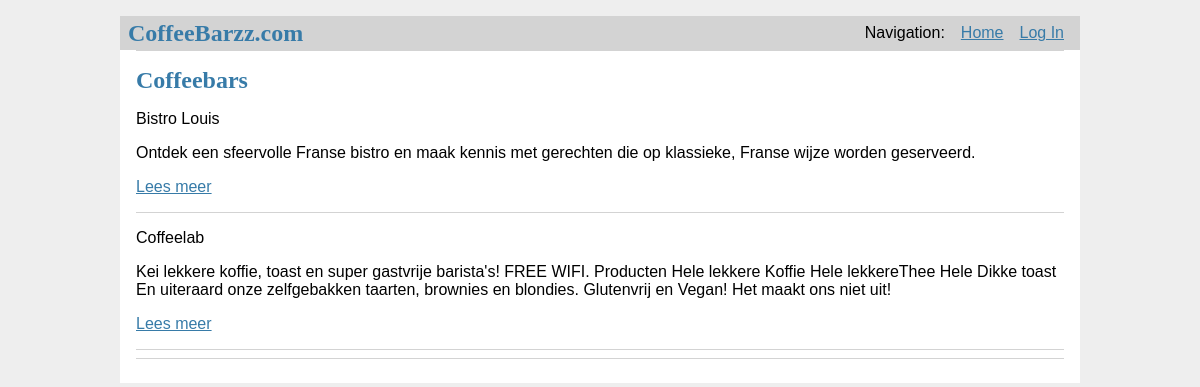
The page /coffeebar on the database its author committed.
### final_coffee_app/models.py (models this page shows, shortened)
class CoffeeBar(Base):
    __tablename__ = 'coffeebar'
    id = Column(Integer, primary_key=True)
    name = Column(String)
    intro = Column(String)
    description = Column(String)
    image = Column(String)
    rating = Column(Integer)

### final_coffee_app/controllers.py (the view)
@app.route('/coffeebar')
def list():
    coffeebars = CoffeeBar.query.all()
    return render_template('index.html',coffeebars=coffeebars)

### final_coffee_app/templates/index.html
{% extends 'base.html' %}
{% block content %}
  <h1>Coffeebars</h1>
  {% for coffeebar in coffeebars %}
      <p>{{ coffeebar.name }}</p>
      <p>{{ coffeebar.intro }}</p>
      <p><a href="{{url_for('get', id=coffeebar.id)}}">Lees meer </a></p>
      <hr/>
  {% endfor %}
{% endblock %}

### final_coffee_app/static/style.css (style rules this page uses)
h1 { font-family: serif; color: #377ba8; margin: 1rem 0; }
a { color: #377ba8; }
hr { border: none; border-top: 1px solid lightgray; }

### rows shown on the page
CoffeeBar: name "Bistro Louis", intro "Ontdek een sfeervolle Franse bistro en maak kennis met gerechten die op klassieke, Franse wijze worden geserveerd."
CoffeeBar: name "Coffeelab", intro "Kei lekkere koffie, toast en super gastvrije barista's! FREE WIFI. Producten Hele lekkere Koffie Hele lekkereThee Hele Dikke toast En uiteraard onze zelfgebakken taarten, brownies en blondies. Glutenvrij en Vegan! Het maakt ons niet uit!"
